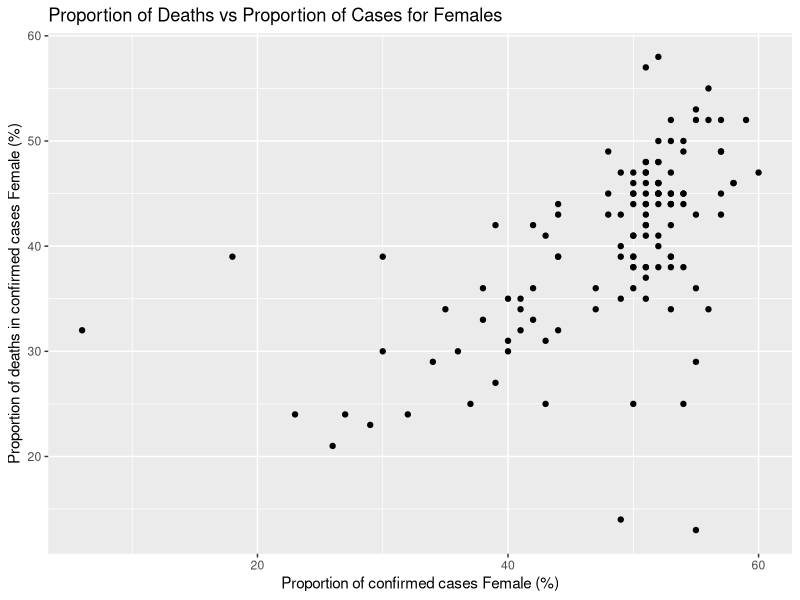
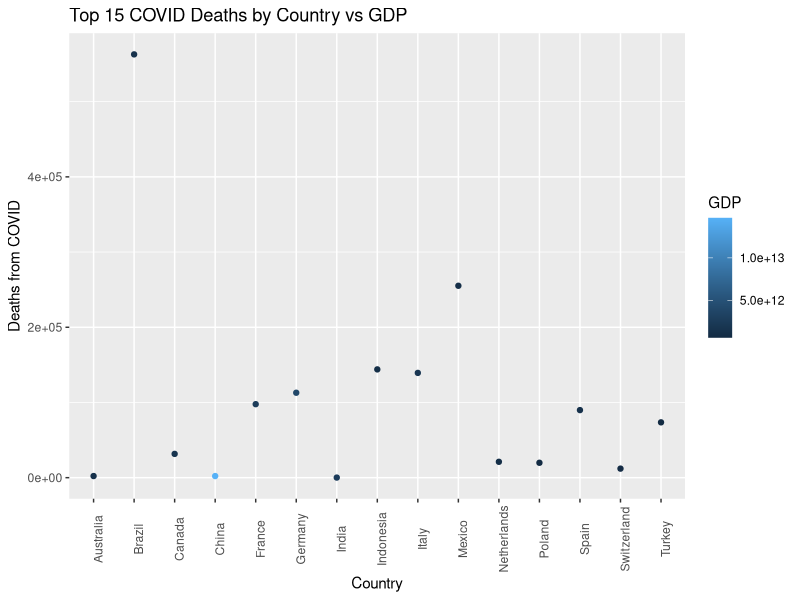

Here is the R script that generated these plots, in order:
## ---- chunk 1
knitr::opts_chunk$set(echo = TRUE)
library(dplyr)
library(ggplot2)

data <- read.csv('../data/global_dataset.csv') 
gdp_data <- read.csv('../data/gdp_dataset.csv') 

# filtered data which have complete disaggregated data
data <- data %>%
  filter(
    Case...death.data.by.sex. == "Yes"
  )

#select 2020 GDP values
gdp_data <- gdp_data %>%
  select(Country.Name, X2020)

# print column names
data_colnames <- data %>%
  colnames()

# remove NA
data <- na.omit(data)

# change proportion of deaths from string to int

# remove % sign
data$Deaths....male. <- gsub("%$","",data$Deaths....male.)
data$Deaths....female. <- gsub("%$","",data$Deaths....female.)

data$Cases....male. <- gsub("%$","",data$Cases....male.)
data$Cases....female. <- gsub("%$","",data$Cases....female.)
# str to int
data$Deaths....male. <- strtoi(data$Deaths....male.)
data$Deaths....female. <- strtoi(data$Deaths....female.)

data$Cases....male. <- strtoi(data$Cases....male.)
data$Cases....female. <- strtoi(data$Cases....female.)

#merge data
data <- data %>%
  left_join(gdp_data, by = c("Country" = "Country.Name"))

# mean proportion of deaths / cases by gender
female_prop_deaths_mean <- mean(data$Deaths....female.)
male_prop_deaths_mean <- mean(data$Deaths....male.)
female_prop_cases_mean <- mean(data$Cases....female.)
male_prop_cases_mean <- mean(data$Cases....male.)
## ---- chunk 2
# plot for distribution of deaths and case proportions for Females
Gender_deaths_plot <- ggplot(data = data, aes(x = Cases....female.,
                                              y = Deaths....female.)) +
  geom_point() +
  labs(title = "Proportion of Deaths vs Proportion of Cases for Females", x = "Proportion of confirmed cases Female (%)", y = "Proportion of deaths in confirmed cases Female (%)")
Gender_deaths_plot
## ---- chunk 3
top_15_country_deaths <- data %>%
  arrange(desc(Deaths.where.sex.disaggregated.data.is.available)) %>%
  select(Country, Deaths.where.sex.disaggregated.data.is.available, X2020) %>%
  rename(Deaths = Deaths.where.sex.disaggregated.data.is.available, GDP = X2020) %>%
  top_n(15)

GDP_plot <- ggplot(data = top_15_country_deaths, aes(x = Country,
                                    y = Deaths, color = GDP)) +
  geom_point() +
  labs(title = "Top 15 COVID Deaths by Country vs GDP", x = "Country", y = "Deaths from COVID") + theme(axis.text.x = element_text(angle = 90))

GDP_plot
